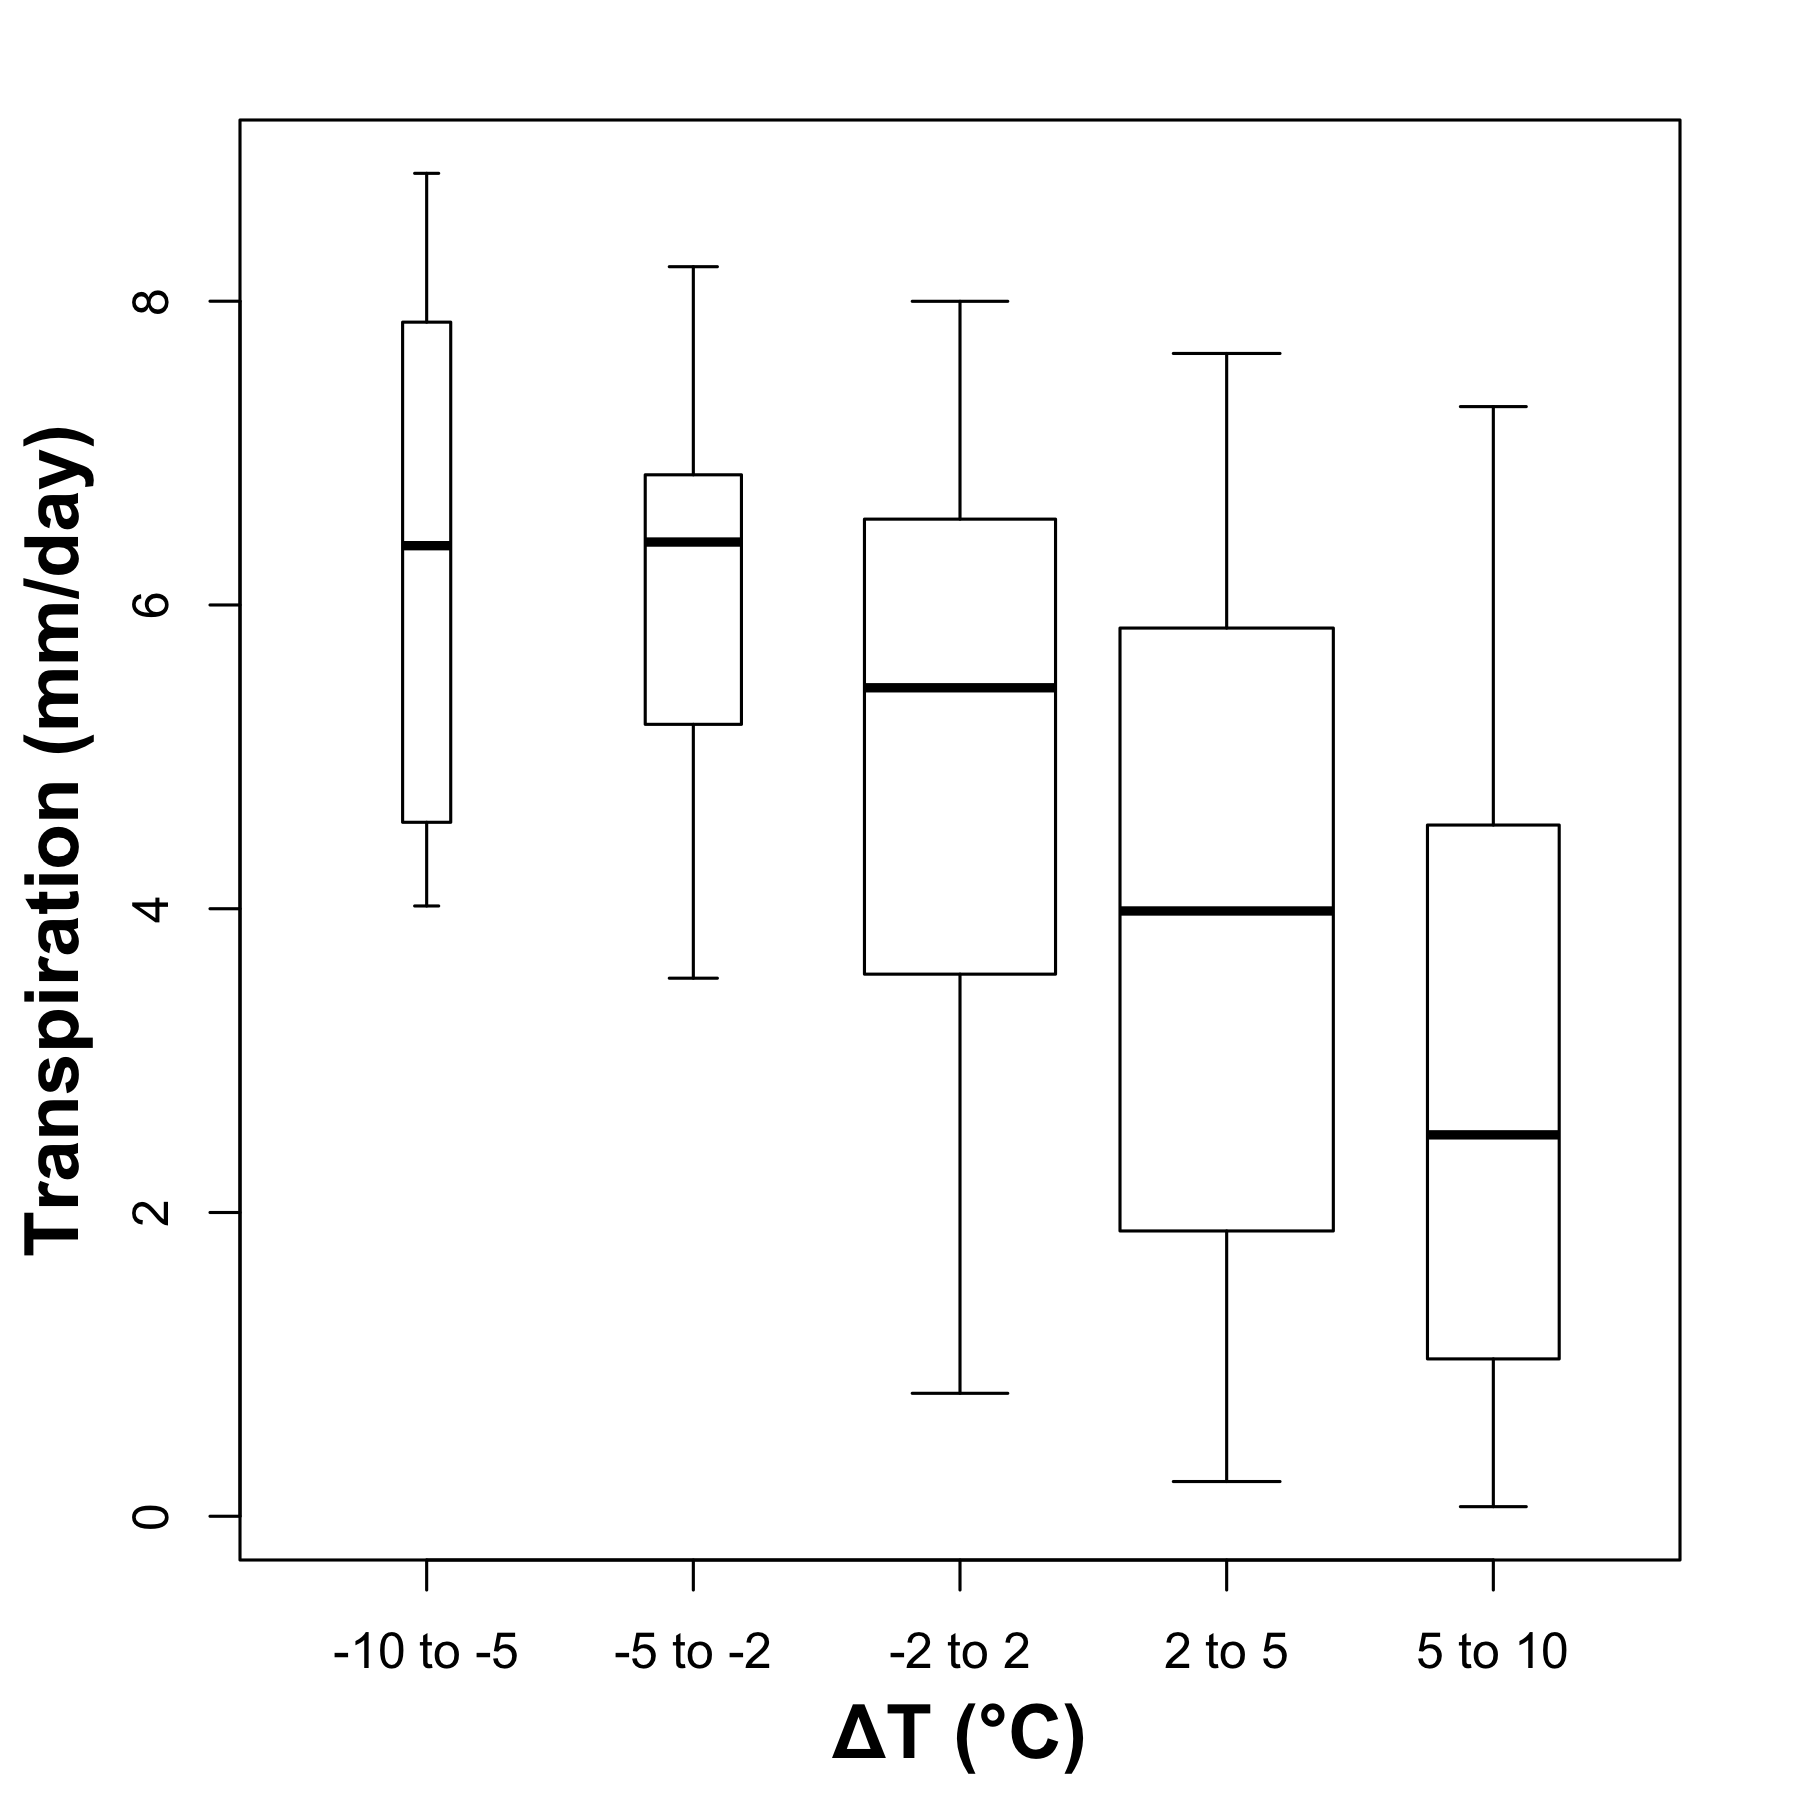

Here is the R script that generated this plot:
library(ggplot2)
library(data.table)

X <- bothSites$pk$x
Tr <- bothSites$pk$y
beta <- apply(bothSites$pk$out$beta, 1, mean)
names(beta) <- colnames(X)

source('~/Projects/procVisData/dataViz.R')
xbreaks = c(-10,-5,-2,2,5,10)
statsParam = c(.05,.25,.5,.75,.95)

xx <- X[,"dT"]
yy1 <- Tr
yy2 <- Tr -
  X[,"Intercept"]*beta["Intercept"] -
  X[,"Solar"]*beta["Solar"] -
  X[,"LST4"]*beta["LST4"] -
  X[,"TA.dT"]*beta["TA.dT"] -
  X[,"Solar.dT"]*beta["Solar.dT"] -
  X[,"windy.dT"]*beta["windy.dT"] -
  X[,"rainy.dT"]*beta["rainy.dT"]

DT <- data.table(ΔT=xx, Tr = yy1, Tr.Effect=yy2, 
                  Solar=X[,"Solar"], Thermal = X[,"LST4"])
g <-  ggplot(DT, aes(ΔT, Tr)) 

# par(mar=c(3,3,1,1))
# par(mfrow=c(2,1))
# plotObsPred(xx, yy1, nbin = 6)
# plotObsPred(xx, yy2+4, nbin = 6, ylim = c(0,9))
# bp <- xyBinPlot(xx, yy2, statsParam = statsParam, xbreaks = xbreaks, showOutliers = F)

png('figures/transFluxFig.dTvsTrans.png', width = 6, height = 6, res = 300, units = 'in')
par(mar=c(4,4,2,2))
bp <- xyBinPlot(xx, yy1, statsParam = statsParam, xbreaks = xbreaks, showOutliers = F)
mtext('ΔT (°C)', side = 1, line = 2.5, cex = 1.5, font = 2)
mtext('Transpiration (mm/day)', side = 2, line = 2.5, cex = 1.5, font = 2)
dev.off()

